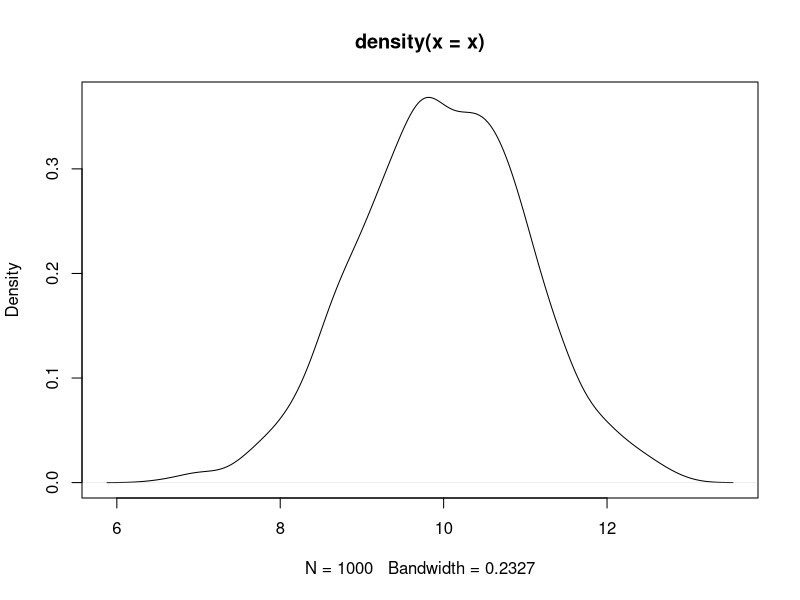

Recreate this plot in R.
## ---- chunk 1
knitr::opts_chunk$set(echo = TRUE)
#change YAML above to keep intermediate md files
#output:   
#  html_document:
#    keep_md: TRUE
## ---- chunk 2
#summary(cars)
x <- rnorm(1000) + 10
head(x)
## ---- chunk 3
#plot(pressure)
plot(density(x))
